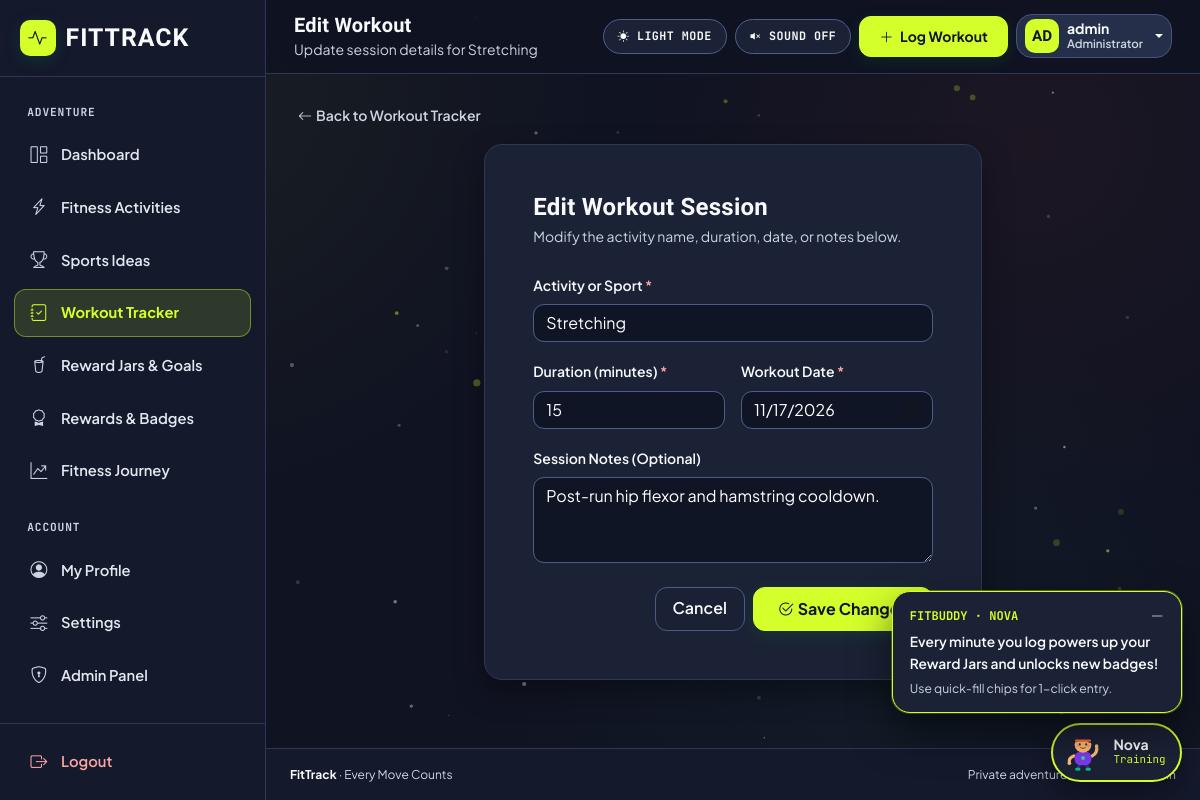
/workouts/2/edit/ (signed in), run on the app's committed database.
### fitness/models.py (models this page shows, shortened)
class Workout(models.Model):
    SOURCE_MANUAL = "manual"
    SOURCE_TIMER = "timer"
    SOURCE_CHALLENGE = "challenge"
    SOURCE_CHOICES = [
        (SOURCE_MANUAL, "Manual Entry"),
        (SOURCE_TIMER, "Activity Timer"),
        (SOURCE_CHALLENGE, "Daily Challenge"),
    ]
    user = models.ForeignKey(
        User, on_delete=models.CASCADE, related_name="workouts"
    )
    activity_name = models.CharField(max_length=150)
    duration = models.PositiveIntegerField(
        validators=[MinValueValidator(1), MaxValueValidator(720)],
        help_text="Duration in minutes",
    )
    date = models.DateField(default=timezone.localdate)
    notes = models.TextField(blank=True)
    source = models.CharField(
        max_length=20, choices=SOURCE_CHOICES, default=SOURCE_MANUAL
    )
    created_at = models.DateTimeField(auto_now_add=True)
    class Meta:
        ordering = ["-date", "-created_at"]
        verbose_name = "Workout"
        verbose_name_plural = "Workouts"

class UserProfile(models.Model):
    GENDER_CHOICES = [
        ("", "Prefer not to say"),
        ("Female", "Female"),
        ("Male", "Male"),
        ("Non-binary", "Non-binary"),
        ("Other", "Other"),
    ]
    FITNESS_LEVEL_CHOICES = [
        ("Beginner", "Beginner"),
        ("Intermediate", "Intermediate"),
        ("Advanced", "Advanced"),
    ]
    PRIMARY_GOAL_CHOICES = [
        ("Weight Management", "Weight Management"),
        ("Muscle Building", "Muscle Building"),
        ("Improve Stamina", "Improve Stamina"),
        ("General Fitness", "General Fitness"),
        ("Flexibility", "Flexibility"),
    ]
    ENVIRONMENT_CHOICES = [
        ("Home", "Home"),
        ("Gym", "Gym"),
        ("Outdoor", "Outdoor"),
        ("Sports", "Sports"),
    ]
    COMPANION_FEMALE = "female"
    COMPANION_MALE = "male"
    COMPANION_CHOICES = [
        (COMPANION_FEMALE, "Nova · Energetic Coach (Female Buddy)"),
        (COMPANION_MALE, "Atlas · Cheerful Trainer (Male Buddy)"),
    ]
    user = models.OneToOneField(
        User, on_delete=models.CASCADE, related_name="profile"
    )
    age = models.PositiveIntegerField(
        null=True,
        blank=True,
        validators=[MinValueValidator(10), MaxValueValidator(110)],
    )
    gender = models.CharField(max_length=25, blank=True, choices=GENDER_CHOICES)
    fitness_level = models.CharField(
        max_length=20, choices=FITNESS_LEVEL_CHOICES, default="Beginner"
    )
    primary_goal = models.CharField(
        max_length=40, choices=PRIMARY_GOAL_CHOICES, default="General Fitness"
    )
    preferred_environment = models.CharField(
        max_length=20, choices=ENVIRONMENT_CHOICES, default="Outdoor"
    )
    companion_choice = models.CharField(
        max_length=16, choices=COMPANION_CHOICES, default=COMPANION_FEMALE
    )
    tutorial_completed = models.BooleanField(default=False)
    profile_completed = models.BooleanField(default=False)
    created_at = models.DateTimeField(auto_now_add=True)
    updated_at = models.DateTimeField(auto_now=True)
    class Meta:
        verbose_name = "User Profile"
        verbose_name_plural = "User Profiles"
    def display_name(self) -> str:
        full_name = (self.user.get_full_name() or "").strip()
        return full_name if full_name else self.user.username
    def initials(self) -> str:
        name = self.display_name()
        parts = [p for p in name.split() if p]
        if len(parts) >= 2:
            return (parts[0][0] + parts[-1][0]).upper()
        return name[:2].upper()

### fitness/views.py (the view)
# urls.py: path("workouts/<int:pk>/edit/", views.edit_workout, name="edit_workout"),
@login_required
def edit_workout(request, pk):
    profile = get_or_create_profile(request.user)
    workout = get_object_or_404(Workout, pk=pk, user=request.user)
    if request.method == "POST":
        form = WorkoutForm(request.POST, instance=workout)
        if form.is_valid():
            updated = form.save()
            celebration = evaluate_user_gamification(
                request.user, just_logged_workout=updated
            )
            queue_celebration(request, celebration)
            messages.success(
                request,
                f"Updated workout '{updated.activity_name}' ({updated.duration} min).",
            )
            return redirect("fitness:workouts")
        messages.error(request, "Please correct the highlighted fields.")
    else:
        form = WorkoutForm(instance=workout)
    all_suggestions = sorted(
        set(
            list(FitnessActivity.objects.values_list("name", flat=True))
            + list(Sport.objects.values_list("name", flat=True))
        )
    )
    fitbuddy = get_fitbuddy_state(request.user, profile, page_key="workouts")
    return render(
        request,
        "fitness/workout_edit.html",
        {
            "profile": profile,
            "fitbuddy": fitbuddy,
            "form": form,
            "workout": workout,
            "all_suggestions": all_suggestions,
        },
    )

### fitness/views.py (called while the page is built)
def get_or_create_profile(user):
    profile, _ = UserProfile.objects.get_or_create(user=user)
    return profile

### templates/fitness/workout_edit.html (shortened to what this page needs)
{% extends "base_app.html" %}
{% block topbar_title %}Edit Workout{% endblock %}
{% block topbar_subtitle %}Update session details for {{ workout.activity_name }}{% endblock %}
{% block content %}
<div class="mb-3">
  <a href="{% url 'fitness:workouts' %}" class="text-decoration-none small fw-semibold text-secondary">
    <i class="bi bi-arrow-left me-1" aria-hidden="true"></i>Back to Workout Tracker
  </a>
</div>
<div class="row justify-content-center">
  <div class="col-lg-7">
    <div class="surface-card p-4 p-lg-5">
      <h1 class="h4 fw-bold mb-1">Edit Workout Session</h1>
      <p class="small text-secondary mb-4">Modify the activity name, duration, date, or notes below.</p>
      <form method="post" novalidate>
        <div class="mb-3">
          <label for="{{ form.activity_name.id_for_label }}" class="form-label fw-semibold small">
            {{ form.activity_name.label }} <span class="text-danger">*</span>
          </label>
          {{ form.activity_name }}
        </div>
        <div class="row g-3 mb-3">
          <div class="col-sm-6">
            <label for="{{ form.duration.id_for_label }}" class="form-label fw-semibold small">
              {{ form.duration.label }} <span class="text-danger">*</span>
            </label>
            {{ form.duration }}
          </div>
          <div class="col-sm-6">
            <label for="{{ form.date.id_for_label }}" class="form-label fw-semibold small">
              {{ form.date.label }} <span class="text-danger">*</span>
            </label>
            {{ form.date }}
          </div>
        </div>
        <div class="mb-4">
          <label for="{{ form.notes.id_for_label }}" class="form-label fw-semibold small">
            {{ form.notes.label }}
          </label>
          {{ form.notes }}
        </div>
        <div class="d-flex justify-content-end gap-2">
          <a href="{% url 'fitness:workouts' %}" class="btn btn-outline-navy">Cancel</a>
          <button type="submit" class="btn btn-emerald px-4">
            <i class="bi bi-check2-circle me-1" aria-hidden="true"></i>Save Changes
          </button>
        </div>
      </form>
    </div>
  </div>
</div>
{% endblock %}

### templates/base_app.html (shortened to what this page needs)
{% load static %}
<!DOCTYPE html>
<html lang="en" data-theme="dark" data-bs-theme="dark">
  <head>
    <link
      href="https://cdn.jsdelivr.net/npm/bootstrap@5.3.3/dist/css/bootstrap.min.css"
      rel="stylesheet"
    />
    <link
      href="https://cdn.jsdelivr.net/npm/bootstrap-icons@1.11.3/font/bootstrap-icons.min.css"
      rel="stylesheet"
    />
    <link href="{% static 'css/style.css' %}?v=20261119-4" rel="stylesheet" />
  </head>
  <body>
    <div class="app-shell">
      <aside class="app-sidebar d-none d-lg-flex" aria-label="Sidebar">
        {% include "partials/sidebar_nav.html" %}
      </aside>
      <div class="app-main-column">
        <header class="app-topbar d-flex justify-content-between align-items-center gap-3">
          <div class="d-flex align-items-center gap-3 min-w-0">
            <div class="min-w-0">
              <div class="fw-bold text-ink-bright text-truncate font-display fs-5 lh-sm">
                {% block topbar_title %}Personal Fitness Adventure{% endblock %}
              </div>
              <div class="small text-ink-muted d-none d-sm-block text-truncate">
                {% block topbar_subtitle %}Every Move Counts &middot; Every Goal Unlocks Something{% endblock %}
              </div>
            </div>
          </div>
          <div class="d-flex align-items-center gap-2 flex-shrink-0">
            <button
              type="button"
              class="hud-pill-btn"
              data-theme-toggle
              aria-pressed="false"
              title="Switch between Dark Mode and Light Mode"
            >
              <i class="bi bi-sun-fill" aria-hidden="true"></i>
              <span class="d-none d-sm-inline" data-theme-label>LIGHT MODE</span>
            </button>
            <button
              type="button"
              class="hud-pill-btn d-none d-md-inline-flex"
              data-sound-toggle
              aria-pressed="false"
              title="Toggle kinetic track sound effects"
            >
              <i class="bi bi-volume-mute-fill" aria-hidden="true"></i>
              <span>SOUND OFF</span>
            </button>
            <a
              href="{% url 'fitness:workouts' %}#log-workout-form"
              class="btn btn-lime btn-sm text-nowrap"
            >
              <i class="bi bi-plus-lg me-1" aria-hidden="true"></i>
              <span class="d-none d-sm-inline">Log Workout</span>
            </a>
            <div class="dropdown">
              <button
                class="btn btn-navy d-flex align-items-center gap-2 px-2 py-1 rounded-4 dropdown-toggle"
                type="button"
                id="userProfileDropdown"
                data-bs-toggle="dropdown"
                aria-expanded="false"
              >
                <span class="avatar-circle" aria-hidden="true">
                  {% if profile %}{{ profile.initials }}{% else %}{{ request.user.username|slice:":2"|upper }}{% endif %}
                </span>
                <span class="d-none d-md-inline text-start">
                  <span class="d-block small fw-bold text-ink-bright lh-1">
                    {% if profile %}{{ profile.display_name }}{% else %}{{ request.user.username }}{% endif %}
                  </span>
                  <span class="d-block text-ink-muted" style="font-size: 0.72rem;">
                    {% if request.user.is_staff %}Administrator{% else %}Adventurer{% endif %}
                  </span>
                </span>
              </button>
            </div>
          </div>
        </header>
        <main class="app-content-area">
          {% block content %}{% endblock %}
        </main>
        <footer class="app-footer py-3 px-4 mt-auto">
          <div class="d-flex flex-column flex-sm-row justify-content-between align-items-center gap-2 small">
            <span><strong class="text-ink-bright">FitTrack</strong> &middot; Every Move Counts</span>
            <span>Private adventure workspace &middot; {{ request.user.username }}</span>
          </div>
        </footer>
      </div>
    </div>
    {% include "partials/fitbuddy_widget.html" %}
  </body>
</html>

### data on the page
Workout: activity_name "Stretching", duration "15", date "11/17/2026", notes "Post-run hip flexor and hamstring cooldown."
UserProfile: initials "AD", display_name "admin"

### other printed values
{{ fitbuddy.companion_name|upper }} "NOVA"
{{ fitbuddy.message }} "Every minute you log powers up your Reward Jars and unlocks new badges!"
{{ fitbuddy.sub_hint }} "Use quick-fill chips for 1-click entry."
{{ fitbuddy.companion_name }} "Nova"
